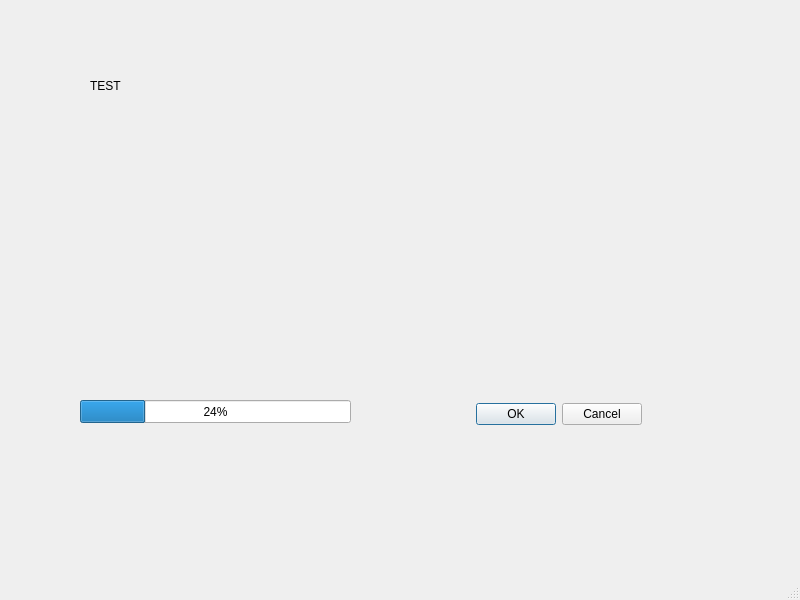
<?xml version="1.0" encoding="UTF-8"?>
<ui version="4.0">
 <class>MainWindow</class>
 <widget class="QMainWindow" name="MainWindow">
  <property name="geometry">
   <rect>
    <x>0</x>
    <y>0</y>
    <width>800</width>
    <height>600</height>
   </rect>
  </property>
  <property name="windowTitle">
   <string>MainWindow</string>
  </property>
  <property name="tabShape">
   <enum>QTabWidget::Rounded</enum>
  </property>
  <widget class="QWidget" name="centralwidget">
   <widget class="QDialogButtonBox" name="buttonBox">
    <property name="geometry">
     <rect>
      <x>450</x>
      <y>400</y>
      <width>192</width>
      <height>28</height>
     </rect>
    </property>
    <property name="standardButtons">
     <set>QDialogButtonBox::Cancel|QDialogButtonBox::Ok</set>
    </property>
    <property name="centerButtons">
     <bool>false</bool>
    </property>
   </widget>
   <widget class="QLabel" name="label">
    <property name="geometry">
     <rect>
      <x>90</x>
      <y>50</y>
      <width>201</width>
      <height>71</height>
     </rect>
    </property>
    <property name="text">
     <string>TEST</string>
    </property>
   </widget>
   <widget class="QProgressBar" name="progressBar">
    <property name="geometry">
     <rect>
      <x>80</x>
      <y>400</y>
      <width>271</width>
      <height>23</height>
     </rect>
    </property>
    <property name="value">
     <number>24</number>
    </property>
   </widget>
  </widget>
  <widget class="QMenuBar" name="menubar">
   <property name="geometry">
    <rect>
     <x>0</x>
     <y>0</y>
     <width>800</width>
     <height>26</height>
    </rect>
   </property>
  </widget>
  <widget class="QStatusBar" name="statusbar"/>
 </widget>
 <resources/>
 <connections/>
</ui>
